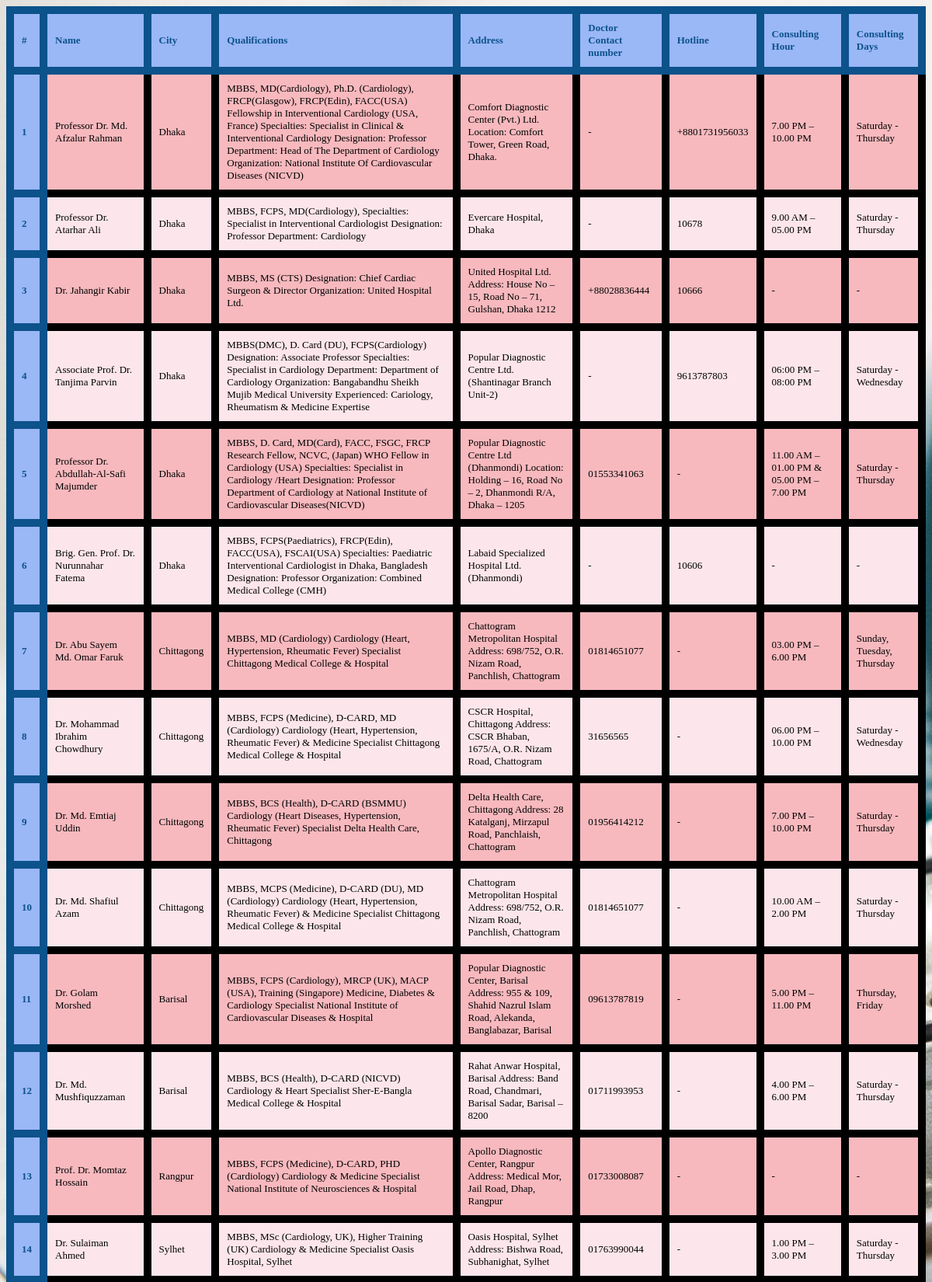
/predict/results/Doctor (upper part), run on the app's committed database.
### heartdiseasepred/models.py (models this page shows)
class Doctor(models.Model):
    Name = models.CharField(max_length=1000, null=True)
    City = models.CharField(max_length=1000, null=True)
    Qualification = models.CharField(max_length=1000, null=True)
    Address = models.CharField( max_length=1000, null=True)
    Phone = models.CharField( max_length=1000,null=True)
    Hotline= models.CharField( max_length=1000,null=True)
    ConsultingHour= models.CharField(max_length=1000,null=True)
    ConsultingDay = models.CharField(max_length=1000, null=True)

### heartdiseasepred/views.py (the view)
# urls.py: path("predict/results/Doctor", views.doctor, name='Doctor'),
def doctor(request):
    datas = {"dataset": Doctor.objects.all()}
    return render(request, "doctors.html", datas)

### templates/doctors.html (shortened to what this page needs)
{% load static %}
<!DOCTYPE html>
<html lang="en">
<head>
</head>
<body>
    <div class="row">
        <div class="column">
            <table class="table">
                <thead>
                <tr>
                  <th scope="col">#</th>
                    <th scope="col">Name</th>
                  <th scope="col">City</th>
                  <th scope="col">Qualifications</th>
                    <th scope="col">Address</th>
                    <th scope="col">Doctor Contact number</th>
                    <th scope="col">Hotline</th>
                    <th scope="col">Consulting Hour</th>
                    <th scope="col"> Consulting Days</th>
                </tr>
              </thead>
 {% for datas in dataset %}
                <tr>
                  <th scope="row">{{datas.id}}</th>
                    <td>{{datas.Name}}</td>
                  <td>{{datas.City}}</td>
                  <td>{{datas.Qualification}}</td>
                    <td>{{datas.Address}}</td>
                    <td>{{datas.Phone}}</td>
                    <td>{{datas.Hotline}}</td>
                    <td>{{datas.ConsultingHour}}</td>
                    <td>{{datas.ConsultingDay}}</td>
                </tr>
              {% endfor %}
            </table>
                </div>
        </div>
</body>
</html>

### data on the page
Doctor: id "1", Name "Professor Dr. Md. Afzalur Rahman", City "Dhaka", Qualification "MBBS, MD(Cardiology), Ph.D. (Cardiology), FRCP(Glasgow), FRCP(Edin), FACC(USA) Fellowship in Interventional Cardiology (USA, France) Specialties: Specialist in Clinical & Interventional Cardiology Designation: Professor Department: Head of The Department of Cardiology Organization: National Institute Of Cardiovascular Diseases (NICVD)", Address "Comfort Diagnostic Center (Pvt.) Ltd. Location: Comfort Tower, Green Road, Dhaka.", Phone "-", Hotline "+8801731956033", ConsultingHour "7.00 PM – 10.00 PM", ConsultingDay "Saturday - Thursday"
Doctor: id "2", Name "Professor Dr. Atarhar Ali", City "Dhaka", Qualification "MBBS, FCPS, MD(Cardiology), Specialties: Specialist in Interventional Cardiologist Designation: Professor Department: Cardiology", Address "Evercare Hospital, Dhaka", Phone "-", Hotline "10678", ConsultingHour "9.00 AM – 05.00 PM", ConsultingDay "Saturday - Thursday"
Doctor: id "3", Name "Dr. Jahangir Kabir", City "Dhaka", Qualification "MBBS, MS (CTS) Designation: Chief Cardiac Surgeon & Director Organization: United Hospital Ltd.", Address "United Hospital Ltd. Address: House No – 15, Road No – 71, Gulshan, Dhaka 1212", Phone "+88028836444", Hotline "10666", ConsultingHour "-", ConsultingDay "-"
Doctor: id "4", Name "Associate Prof. Dr. Tanjima Parvin", City "Dhaka", Qualification "MBBS(DMC), D. Card (DU), FCPS(Cardiology) Designation: Associate Professor Specialties: Specialist in Cardiology Department: Department of Cardiology Organization: Bangabandhu Sheikh Mujib Medical University Experienced: Cariology, Rheumatism & Medicine Expertise", Address "Popular Diagnostic Centre Ltd. (Shantinagar Branch Unit-2)", Phone "-", Hotline "9613787803", ConsultingHour "06:00 PM – 08:00 PM", ConsultingDay "Saturday - Wednesday"
Doctor: id "5", Name "Professor Dr. Abdullah-Al-Safi Majumder", City "Dhaka", Qualification "MBBS, D. Card, MD(Card), FACC, FSGC, FRCP Research Fellow, NCVC, (Japan) WHO Fellow in Cardiology (USA) Specialties: Specialist in Cardiology /Heart Designation: Professor Department of Cardiology at National Institute of Cardiovascular Diseases(NICVD)", Address "Popular Diagnostic Centre Ltd (Dhanmondi) Location: Holding – 16, Road No – 2, Dhanmondi R/A, Dhaka – 1205", Phone "01553341063", Hotline "-", ConsultingHour "11.00 AM – 01.00 PM & 05.00 PM – 7.00 PM", ConsultingDay "Saturday - Thursday"
Doctor: id "6", Name "Brig. Gen. Prof. Dr. Nurunnahar Fatema", City "Dhaka", Qualification "MBBS, FCPS(Paediatrics), FRCP(Edin), FACC(USA), FSCAI(USA) Specialties: Paediatric Interventional Cardiologist in Dhaka, Bangladesh Designation: Professor Organization: Combined Medical College (CMH)", Address "Labaid Specialized Hospital Ltd. (Dhanmondi)", Phone "-", Hotline "10606", ConsultingHour "-", ConsultingDay "-"
Doctor: id "7", Name "Dr. Abu Sayem Md. Omar Faruk", City "Chittagong", Qualification "MBBS, MD (Cardiology) Cardiology (Heart, Hypertension, Rheumatic Fever) Specialist Chittagong Medical College & Hospital", Address "Chattogram Metropolitan Hospital Address: 698/752, O.R. Nizam Road, Panchlish, Chattogram", Phone "01814651077", Hotline "-", ConsultingHour "03.00 PM – 6.00 PM", ConsultingDay "Sunday, Tuesday, Thursday"
Doctor: id "8", Name "Dr. Mohammad Ibrahim Chowdhury", City "Chittagong", Qualification "MBBS, FCPS (Medicine), D-CARD, MD (Cardiology) Cardiology (Heart, Hypertension, Rheumatic Fever) & Medicine Specialist Chittagong Medical College & Hospital", Address "CSCR Hospital, Chittagong Address: CSCR Bhaban, 1675/A, O.R. Nizam Road, Chattogram", Phone "31656565", Hotline "-", ConsultingHour "06.00 PM – 10.00 PM", ConsultingDay "Saturday - Wednesday"
Doctor: id "9", Name "Dr. Md. Emtiaj Uddin", City "Chittagong", Qualification "MBBS, BCS (Health), D-CARD (BSMMU) Cardiology (Heart Diseases, Hypertension, Rheumatic Fever) Specialist Delta Health Care, Chittagong", Address "Delta Health Care, Chittagong Address: 28 Katalganj, Mirzapul Road, Panchlaish, Chattogram", Phone "01956414212", Hotline "-", ConsultingHour "7.00 PM – 10.00 PM", ConsultingDay "Saturday - Thursday"
Doctor: id "10", Name "Dr. Md. Shafiul Azam", City "Chittagong", Qualification "MBBS, MCPS (Medicine), D-CARD (DU), MD (Cardiology) Cardiology (Heart, Hypertension, Rheumatic Fever) & Medicine Specialist Chittagong Medical College & Hospital", Address "Chattogram Metropolitan Hospital Address: 698/752, O.R. Nizam Road, Panchlish, Chattogram", Phone "01814651077", Hotline "-", ConsultingHour "10.00 AM – 2.00 PM", ConsultingDay "Saturday - Thursday"
Doctor: id "11", Name "Dr. Golam Morshed", City "Barisal", Qualification "MBBS, FCPS (Cardiology), MRCP (UK), MACP (USA), Training (Singapore) Medicine, Diabetes & Cardiology Specialist National Institute of Cardiovascular Diseases & Hospital", Address "Popular Diagnostic Center, Barisal Address: 955 & 109, Shahid Nazrul Islam Road, Alekanda, Banglabazar, Barisal", Phone "09613787819", Hotline "-", ConsultingHour "5.00 PM – 11.00 PM", ConsultingDay "Thursday, Friday"
Doctor: id "12", Name "Dr. Md. Mushfiquzzaman", City "Barisal", Qualification "MBBS, BCS (Health), D-CARD (NICVD) Cardiology & Heart Specialist Sher-E-Bangla Medical College & Hospital", Address "Rahat Anwar Hospital, Barisal Address: Band Road, Chandmari, Barisal Sadar, Barisal – 8200", Phone "01711993953", Hotline "-", ConsultingHour "4.00 PM – 6.00 PM", ConsultingDay "Saturday - Thursday"
Doctor: id "13", Name "Prof. Dr. Momtaz Hossain", City "Rangpur", Qualification "MBBS, FCPS (Medicine), D-CARD, PHD (Cardiology) Cardiology & Medicine Specialist National Institute of Neurosciences & Hospital", Address "Apollo Diagnostic Center, Rangpur Address: Medical Mor, Jail Road, Dhap, Rangpur", Phone "01733008087", Hotline "-", ConsultingHour "-", ConsultingDay "-"
Doctor: id "14", Name "Dr. Sulaiman Ahmed", City "Sylhet", Qualification "MBBS, MSc (Cardiology, UK), Higher Training (UK) Cardiology & Medicine Specialist Oasis Hospital, Sylhet", Address "Oasis Hospital, Sylhet Address: Bishwa Road, Subhanighat, Sylhet", Phone "01763990044", Hotline "-", ConsultingHour "1.00 PM – 3.00 PM", ConsultingDay "Saturday - Thursday"
